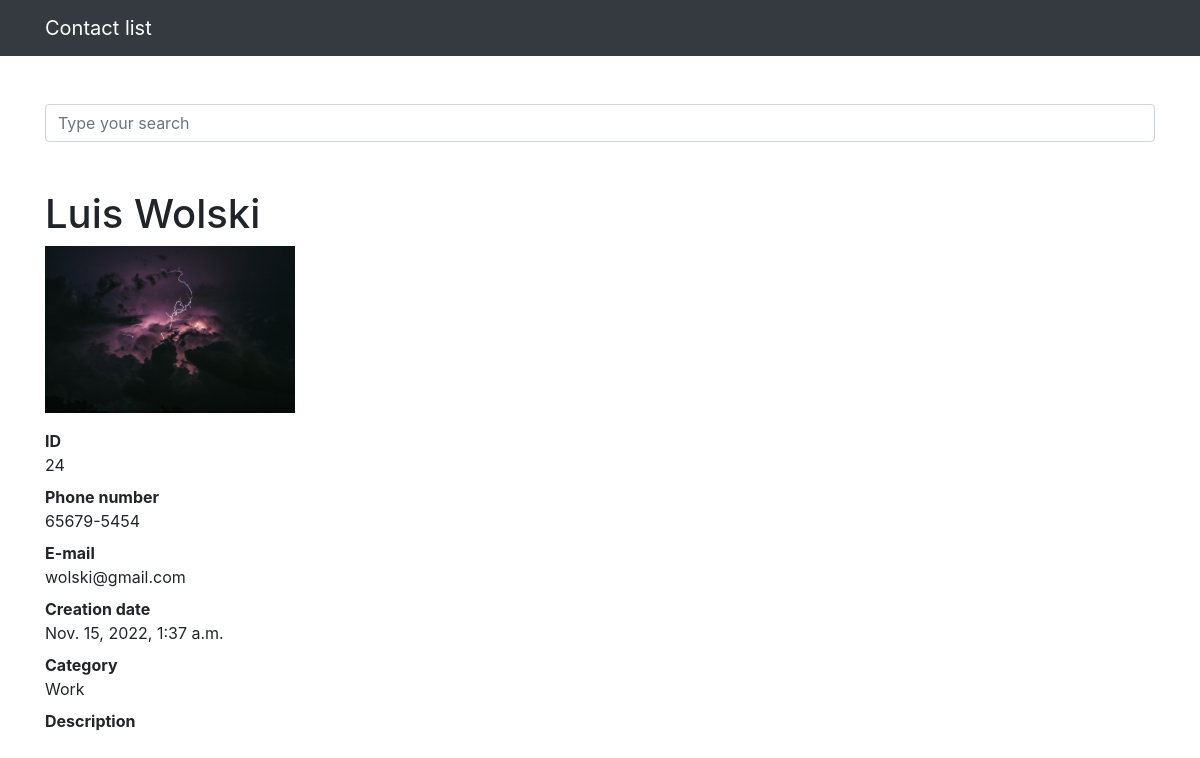
Screenshot of /24 with the database file from the repository.
### contacts/models.py (models this page shows, shortened)
class Contact(models.Model):
    name = models.CharField(max_length=255)
    last_name = models.CharField(max_length=255, blank=True)
    phone_number = models.CharField(max_length=255)
    email = models.CharField(max_length=255, blank=True)
    creation_date = models.DateTimeField(default=timezone.now)
    description = models.TextField(blank=True)
    category = models.ForeignKey(Category, on_delete=models.DO_NOTHING)
    show = models.BooleanField(default=True)
    picture = models.ImageField(blank=True, upload_to='pictures/%Y/%m')

class Category(models.Model):
    name = models.CharField(max_length=255)
    def __str__(self):
        return self.name

### contacts/views.py (the view)
# urls.py: path('<int:contact_id>', views.views_contact, name='views_contact'),
def views_contact(request, contact_id):
    contact = get_object_or_404(Contact, id=contact_id)
    if not contact.show:
        raise Http404()
    return render(request, 'contacts/views_contact.html', {
        'contact': contact
    })

### contacts/templates/contacts/views_contact.html (shortened to what this page needs)
{% extends 'base.html' %}
{%block content%}
<h1 class="mt-5">{{ contact.name }} {{ contact.last_name }}</h1>
{% if contact.picture %}
<p>
    <img src="{{ contact.picture.url }}" style="max-width: 250px; height: auto;">
</p>
{% endif %}
<dl>
    <dt>ID</dt>
    <dd>{{ contact.id }}</dd>
    <dt>Phone number</dt>
    <dd>{{ contact.phone_number }}</dd>
    <dt>E-mail</dt>
    <dd>{{ contact.email }}</dd>
    <dt>Creation date</dt>
    <dd>{{ contact.creation_date }}</dd>
    <dt>Category</dt>
    <dd>{{ contact.category }}</dd>
    <dt>Description</dt>
</dl>
{%endblock%}

### rows the page displays
Contact: name "Luis", last_name "Wolski", picture (picture), id "24", phone_number "65679-5454", email "wolski@gmail.com", creation_date "Nov. 15, 2022, 1:37 a.m.", category "Work"
